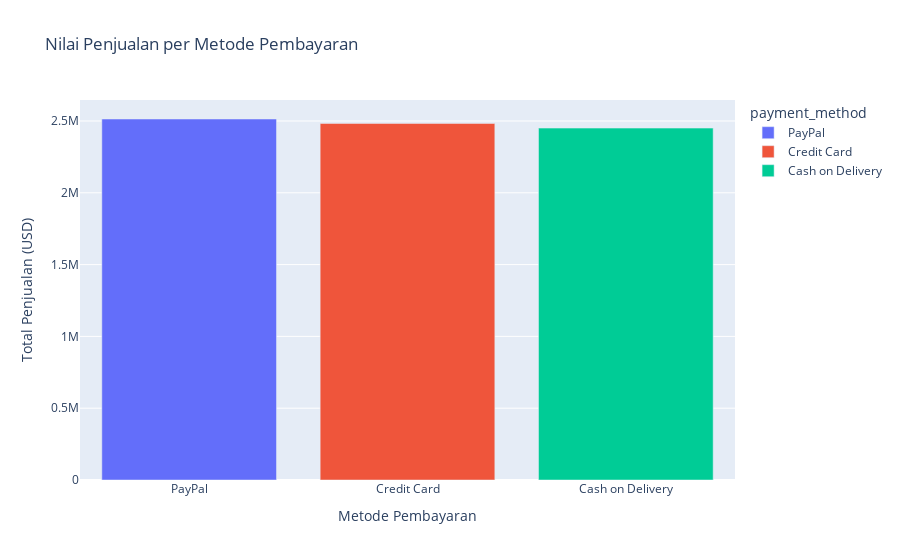

Notebook code for this chart:
### Code cell
## Penjualan per Metode Pembayaran
sales_by_payment = df.groupby('payment_method')['total_sales'].sum().reset_index().sort_values(by='total_sales', ascending=False)

fig_payment = px.bar(
    sales_by_payment, 
    x='payment_method', 
    y='total_sales', 
    title='Nilai Penjualan per Metode Pembayaran',
    color='payment_method'
)
fig_payment.update_layout(xaxis_title="Metode Pembayaran", yaxis_title="Total Penjualan (USD)")
fig_payment.show()

### Figure 1 — Plotly figure (JSON) as saved in the notebook; plotly's stock layout.template omitted (floating-point values rounded to 4 significant figures)
{"data": [{"alignmentgroup": "True", "hovertemplate": "payment_method=%{x}<br>total_sales=%{y}<extra></extra>", "legendgroup": "PayPal", "marker": {"color": "#636efa", "pattern": {"shape": ""}}, "name": "PayPal", "offsetgroup": "PayPal", "orientation": "v", "showlegend": true, "textposition": "auto", "type": "bar", "x": ["PayPal"], "xaxis": "x", "y": [2514007], "yaxis": "y"}, {"alignmentgroup": "True", "hovertemplate": "payment_method=%{x}<br>total_sales=%{y}<extra></extra>", "legendgroup": "Credit Card", "marker": {"color": "#EF553B", "pattern": {"shape": ""}}, "name": "Credit Card", "offsetgroup": "Credit Card", "orientation": "v", "showlegend": true, "textposition": "auto", "type": "bar", "x": ["Credit Card"], "xaxis": "x", "y": [2482860], "yaxis": "y"}, {"alignmentgroup": "True", "hovertemplate": "payment_method=%{x}<br>total_sales=%{y}<extra></extra>", "legendgroup": "Cash on Delivery", "marker": {"color": "#00cc96", "pattern": {"shape": ""}}, "name": "Cash on Delivery", "offsetgroup": "Cash on Delivery", "orientation": "v", "showlegend": true, "textposition": "auto", "type": "bar", "x": ["Cash on Delivery"], "xaxis": "x", "y": [2450644], "yaxis": "y"}], "layout": {"barmode": "relative", "legend": {"title": {"text": "payment_method"}, "tracegroupgap": 0}, "title": {"text": "Nilai Penjualan per Metode Pembayaran"}, "xaxis": {"anchor": "y", "categoryarray": ["PayPal", "Credit Card", "Cash on Delivery"], "categoryorder": "array", "domain": [0, 1], "title": {"text": "Metode Pembayaran"}}, "yaxis": {"anchor": "x", "domain": [0, 1], "title": {"text": "Total Penjualan (USD)"}}}}
